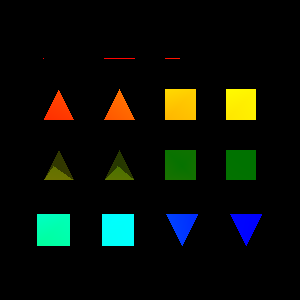

Here is the Python script that generated this plot:
#!/usr/bin/env python

# Read EnSight6 binary elements case file with time step and render pointTensors.

import os

import vtkmodules.vtkInteractionStyle  # noqa: F401
import vtkmodules.vtkRenderingFreeType  # noqa: F401
import vtkmodules.vtkRenderingOpenGL2  # noqa: F401

from vtkmodules.vtkCommonExecutionModel import vtkStreamingDemandDrivenPipeline
from vtkmodules.vtkFiltersGeometry import vtkGeometryFilter
from vtkmodules.vtkIOEnSight import vtkGenericEnSightReader
from vtkmodules.vtkRenderingCore import (
    vtkActor,
    vtkCompositePolyDataMapper,
    vtkRenderWindow,
    vtkRenderWindowInteractor,
    vtkRenderer,
)

# Source
data_dir = os.environ.get("VPE_DATA_DIR", os.path.dirname(os.path.abspath(__file__)))

# Read EnSight case file
ensight_reader = vtkGenericEnSightReader()
ensight_reader.SetCaseFileName(os.path.join(data_dir, "EnSight", "elements6-bin.case"))
ensight_reader.UpdateInformation()
ensight_reader.GetOutputInformation(0).Set(vtkStreamingDemandDrivenPipeline.UPDATE_TIME_STEP(), 0.1)

# Extract geometry
geometry_filter = vtkGeometryFilter()
geometry_filter.SetInputConnection(ensight_reader.GetOutputPort())

# Mapper
composite_mapper = vtkCompositePolyDataMapper()
composite_mapper.SetInputConnection(geometry_filter.GetOutputPort())
composite_mapper.SetColorModeToMapScalars()
composite_mapper.SetScalarModeToUsePointFieldData()
composite_mapper.ColorByArrayComponent("pointTensors", 0)
composite_mapper.SetScalarRange(0, 300)

# Actor
ensight_actor = vtkActor()
ensight_actor.SetMapper(composite_mapper)

# Renderer
renderer = vtkRenderer()
renderer.AddActor(ensight_actor)

# Render window
render_window = vtkRenderWindow()
render_window.AddRenderer(renderer)
render_window.SetWindowName("ensight 6 elements bin")
render_window.SetMultiSamples(0)
render_window.SetSize(300, 300)

# Interactor
interactor = vtkRenderWindowInteractor()
interactor.SetRenderWindow(render_window)

# Scene
renderer.ResetCamera()

interactor.Initialize()
interactor.Start()
